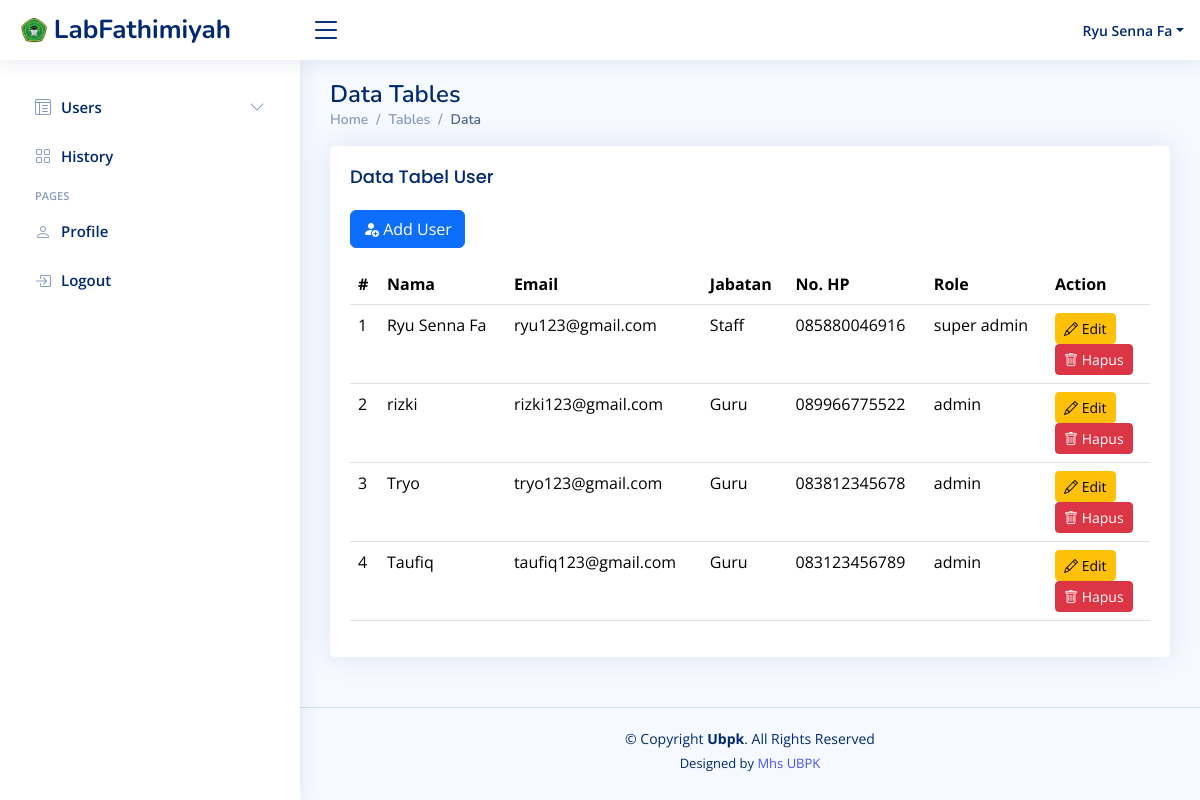
/pages/content/users/datauser.php (signed in), run on an earlier commit of the app's database.
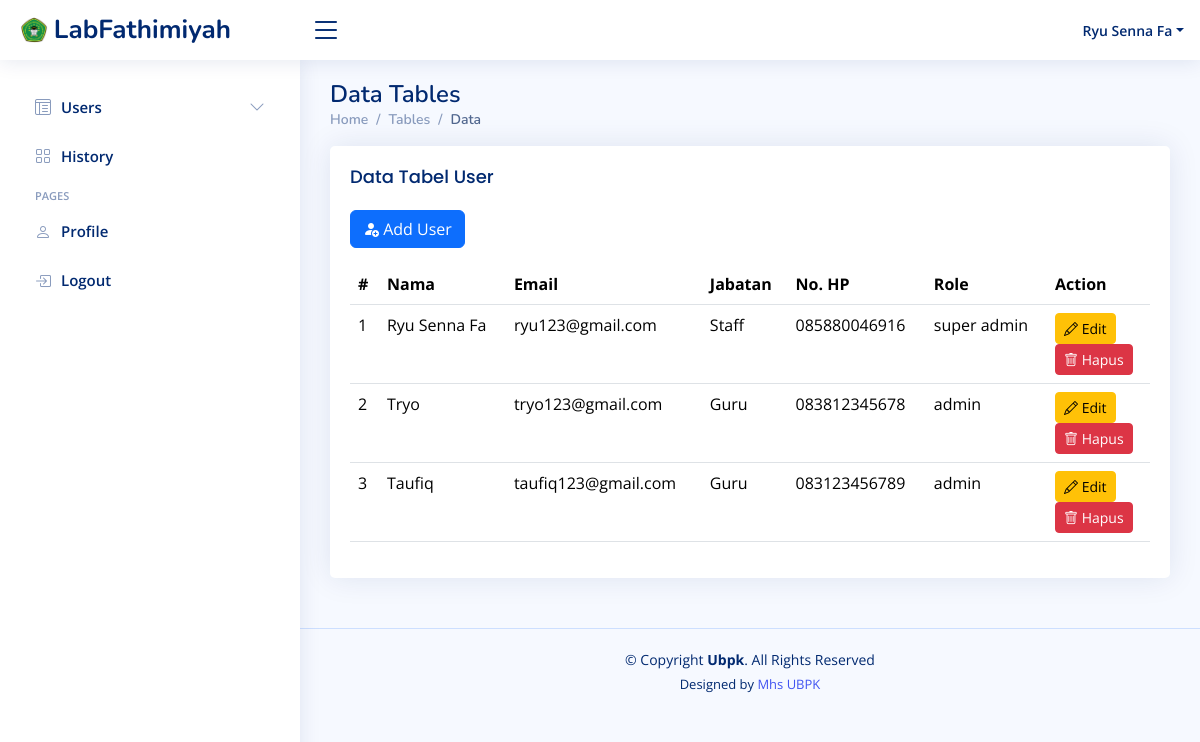
And on a later commit of the database.
### tables this page shows
CREATE TABLE `tbl_users` (
  `user_id` int(11) NOT NULL,
  `nama` varchar(255) NOT NULL,
  `jabatan` varchar(20) NOT NULL,
  `alamat` varchar(255) NOT NULL,
  `no_hp` varchar(15) NOT NULL,
  `email` varchar(100) NOT NULL,
  `role` enum('super admin','admin','user') NOT NULL,
  `password` varchar(255) NOT NULL,
  `created_at` timestamp NOT NULL DEFAULT current_timestamp(),
  `updated_at` timestamp NULL DEFAULT NULL
);

### pages/content/users/datauser.php (the view, shortened to what this page needs)
  <main id="main" class="main">
    <div class="pagetitle">
      <h1>Data Tables</h1>
      <nav>
        <ol class="breadcrumb">
          <li class="breadcrumb-item"><a href="index.html">Home</a></li>
          <li class="breadcrumb-item">Tables</li>
          <li class="breadcrumb-item active">Data</li>
        </ol>
      </nav>
    </div>
    <section class="section">
      <div class="row">
        <div class="col-lg-12">
          <div class="card">
            <div class="card-body">
              <h5 class="card-title">Data Tabel User</h5>
              <p>
              <a href="adduser.php" type="button" class="btn btn-primary"><i class="bi bi-person-fill-add"></i> Add User</a>
              </p>
              <table class="table datatable">
                <thead>
                  <tr>
                    <th scope="col">#</th>
                    <th scope="col">Nama</th>
                    <th scope="col">Email</th>
                    <th scope="col">Jabatan</th>
                    <th scope="col">No. HP</th>
                    <th scope="col">Role</th>
                    <th scope="col">Action</th>
                  </tr>
                </thead>
                <tbody>
                  <?php
                  require '../../../config/db.php';
                  $products = mysqli_query($db_connect, "SELECT * FROM tbl_users");
                  $no = 1;
                  while ($row = mysqli_fetch_assoc($products)) {
                  ?>
                      <tr>
                          <td><?= $no++; ?></td>
                          <td><?= $row['nama']; ?></td>
                          <td><?= $row['email']; ?></td>
                          <td><?= $row['jabatan']; ?></td>
                          <td><?= $row['no_hp']; ?></td>
                          <td><?= $row['role']; ?></td>
                          <td>
                              <a href="edituser.php?id=<?= $row['user_id']; ?>" class="btn btn-warning btn-sm"><i class="bi bi-pencil"></i> Edit</a>
                              <form method="POST" action="deleteuser.php">
                                  <button type="submit" class="btn btn-danger btn-sm" onclick="return confirm('Apakah Anda yakin ingin menghapus user ini?')">
                                      <i class="bi bi-trash"></i> Hapus
                                  </button>
                              </form>
                          </td>
                      </tr>
                      <?php
                  }
                  ?>
              </tbody>
              </table>
            </div>
          </div>
        </div>
      </div>
    </section>
</main>

What changed in the data, as far as the page shows it:
removed tbl_users: nama "rizki", email "rizki123@gmail.com", jabatan "Guru", no_hp "089966775522", role "admin"
